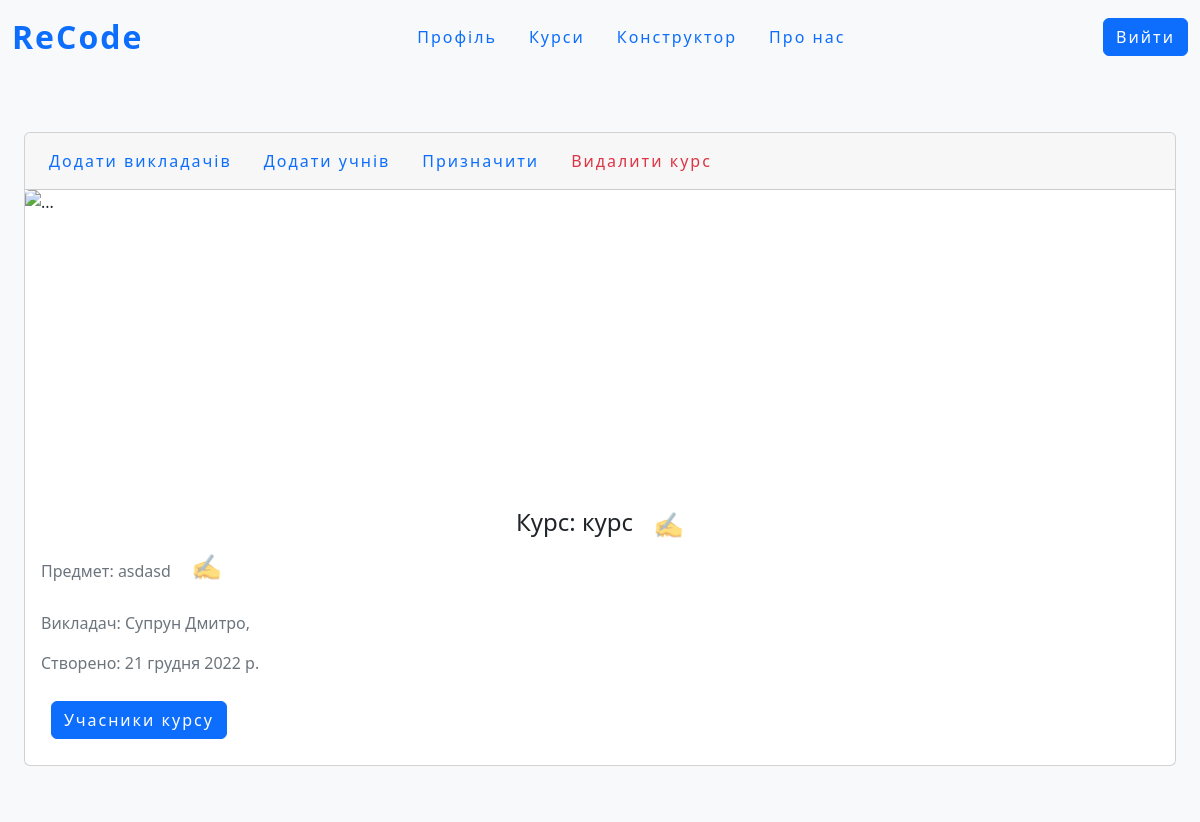
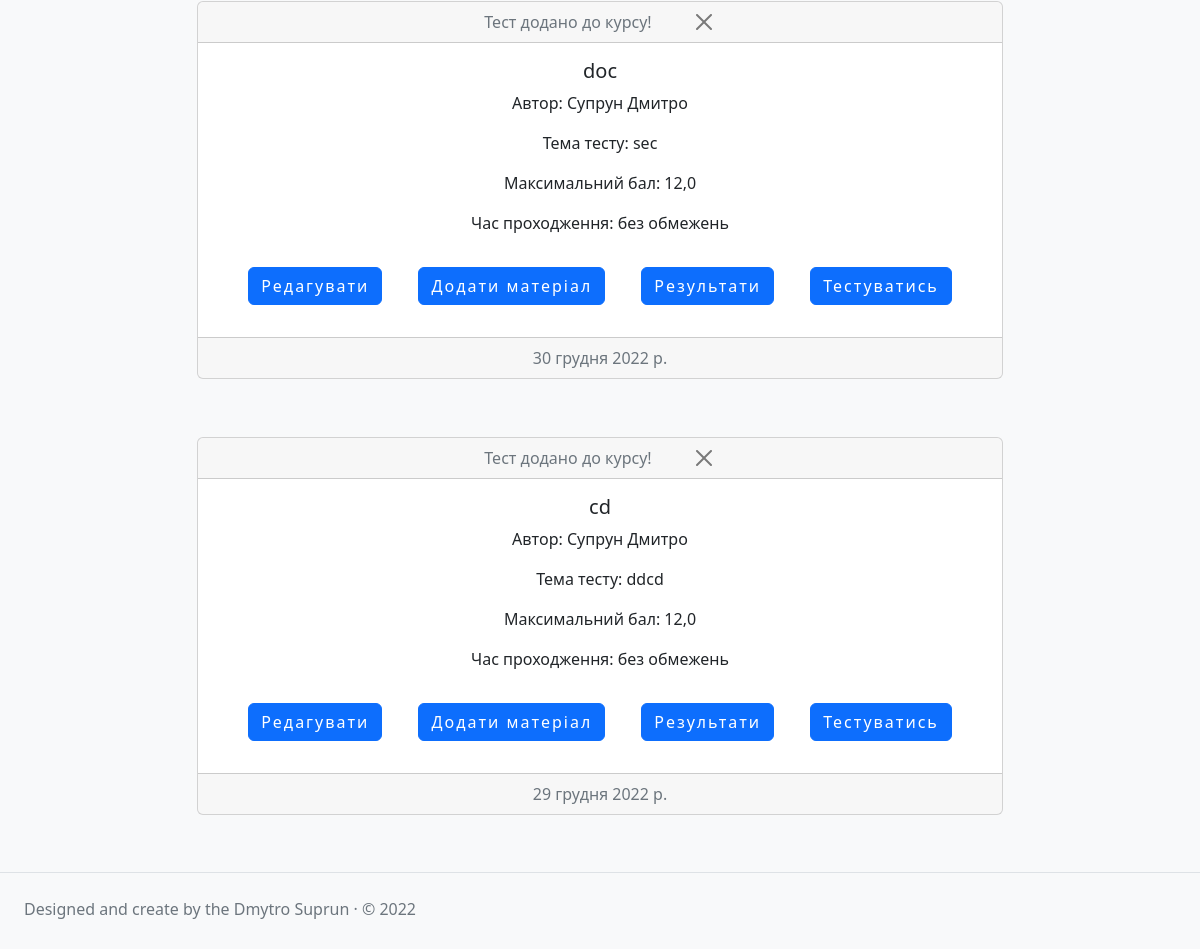
The page /course/detail/kurs/ (signed in) on the database its author committed (2 pictures, top to bottom).
### course/models.py (models this page shows, shortened)
class CourseConfig(models.Model):
    name=models.CharField('Назва курсу', max_length=255)
    course_slug=models.SlugField('URL', db_index=True, unique=True, max_length=255)
    subject=models.CharField('Предмет', max_length=255)
    date_creating=models.DateField(auto_now_add=True)
    class Meta:
        ordering = ['-pk']

class AssignedTest(models.Model):
    course=models.ForeignKey(CourseConfig, on_delete=models.CASCADE)
    test=models.ForeignKey('tests.TestsConfig',on_delete=models.CASCADE)
    assigned_date = models.DateField('Дата призначення', auto_now_add=True)
    class Meta:
        ordering = ['-pk']

### tests/models.py (models this page shows, shortened)
class TestsConfig(models.Model):
    name_test = models.CharField('Назва тесту', max_length=255)
    slug = models.SlugField('URL', max_length=255, unique=True, db_index=True, )
    theme_test = models.CharField('Опис тесту ', max_length=255)
    author_of_test = models.ForeignKey(User,on_delete=models.CASCADE, verbose_name='Автор тесту')
    max_test_result = models.FloatField('Максимальний бал тесту')
    create_func_template = models.BooleanField('Автоматичне створення шаблону функції', default=True)
    date_creating=models.DateField(auto_now_add=True)
    class Meta:
        ordering=['-pk']

### course/views.py (the view)
# urls.py: path('detail/<slug:course_slug>/', show_detail_course, name='detail_course'),
@login_required
def show_detail_course(request, course_slug):
    user_role=get_role(request)
    post=get_object_or_404(CourseConfig, course_slug=course_slug)
    teachers=TeacherInCourse.objects.filter(course=post)
    teachers_result={}
    for teacher in teachers:
        try:
            get_user=User.objects.get(email=teacher.e_mail)
            tmp=f'{get_user.first_name} {get_user.last_name}, '
        except:
            tmp=f'Не автентифікований({teacher.e_mail}),'
        teachers_result[teacher.e_mail] = tmp
    get_students=StudentInCourse.objects.filter(course=post)
    students={} #email-name
    completed_tests={}
    for student in get_students:
        try:
            tmp_user=User.objects.get(email=student.e_mail)
            get=f'{tmp_user.first_name} {tmp_user.last_name} '
            get_this_user_complete_test=UserWhoСompletedTest.objects.filter(user=tmp_user,course__course_slug=course_slug)
        except:
            get=f'Не автентифікований({student.e_mail})'
            get_this_user_complete_test=None
        students[student.e_mail] = get
        completed_tests[student.e_mail] = get_this_user_complete_test
    num_students=len(students.values())
    num_teachers=len(teachers_result)
    ''' get tests and materials'''
    tests=AssignedTest.objects.filter(course=post)
    materials = AssignedMaterial.objects.filter(course=post)
    materials_and_test = {}
    for material in materials:
        materials_and_test[material] = material.test
    ''' get this student test result on course with dates '''
    get_all_results = UserWhoСompletedTest.objects.filter(user=request.user, course__course_slug=course_slug)
    COUNT_RESULT = len(get_all_results)
    marks = []
    dates = []
    for result in get_all_results:
        marks.append(str(result.user_point))
        dates.append(str(result.date_completion)[0:10])
    context={
        'title': f'{post.name}',
        'type': user_role,
        'post':post,
        'teachers':teachers_result.items(),
        'students':students.items(),
        'num_students':num_students,
        'num_teachers':num_teachers,
        'tests':tests,
        'student_completed_tests':completed_tests.items(),
        'this_teacher_assign_test':[i.test for i in AssignedTest.objects.filter(course__course_slug=course_slug, test__author_of_test=request.user)],
        'count_materials':len(materials_and_test),
        'materials':materials_and_test.items(),
        'COUNT_RESULT':COUNT_RESULT,
        'marks': ' '.join(marks),
        'dates': ' '.join(dates)
    }
    return render(request, 'course/course.html', context=context)

### staticPages/views.py (called while the page is built)
def get_role(req):
    if req.user.is_anonymous:
        return 'anonymous'
    elif len(TeacherInCourse.objects.filter(e_mail=req.user.email))==0:
        if len(StudentInCourse.objects.filter(e_mail=req.user.email))==0:
            return 'anonymousStudent'
        return 'student'
    return 'teacher'

### course/templates/course/course.html (shortened to what this page needs)
{% extends "course/course-layout.html" %}
{%load static%}
{%block styles%}
    <link rel="stylesheet" href="{%static 'course/css/course_style.css'%}">
    <link rel="stylesheet" href="//cdn.jsdelivr.net/chartist.js/latest/chartist.min.css">
{%endblock%}
{%block content%}
    <div class="wrapper_course_block">
          <div class="card mb-3">
               {% if type == 'teacher' %}
                    <div class="card-header">
                        <ul class="nav nav-pills card-header-pills">
                          <li class="nav-item">
                            <a class="nav-link nav-element" href="{% url 'add_teachers' post.course_slug %}">Додати викладачів</a>
                          </li>
                          <li class="nav-item">
                            <a class="nav-link nav-element" href="{% url 'add_students' post.course_slug %}">Додати учнів</a>
                          </li>
                          <li class="nav-item">
                            <a class="nav-link nav-element" href="{% url 'assign_test' post.course_slug %}">Призначити</a>
                          </li>
                          <li class="nav-item">
                              <a href="{% url 'delete_course' post.course_slug %}"  onclick=" return deleteCourse()" class="nav-link link-danger nav-element ">Видалити курс</a>
                          </li>
                        </ul>
                    </div>
              {%endif%}
              <img src="https://cdn.pixabay.com/photo/2021/06/24/11/18/background-6360861_1280.png"  class="card-img-top course_img" alt="...">
              <div class="card-body">
                  <div class="header_flex">
                      <div  id="courseName"><h4 class="card-title title_course_card_position" id="courseName__text"  >Курс: {{post.name}}</h4></div>
                      {%if type == 'teacher'%}
                            <div class="pero" onclick="updateCourseName()" id="course__pero" >&#9997;</div>
                      {%endif%}
                  </div>
                <div class="subjects">
                    <div id="subject"><p class="text-muted" >Предмет: {{post.subject}}</p></div>
                     {%if type == 'teacher'%}
                        <div class="pero pero2" onclick="updateCourseSubject()" id="course__pero__subject" >&#9997;</div>
                    {%endif%}
                </div>
                <p class="text-muted">Викладач:
                    {% for teacher_email, teacher_name in teachers %}
                        {{teacher_name}}
                    {%endfor%}
                </p>
                <p class="text-muted">Створено: {{post.date_creating}}</p>
                <div class="btns">
                    <a class="btn btn-primary users__button" data-bs-toggle="collapse" href="#collapseExample" role="button" aria-expanded="false" aria-controls="collapseExample">
                        Учасники курсу
                    </a>
                </div>
              </div>
            </div>
            {%for assign_test in tests%}
                <div class="card_with_test">
                    <div class="card text-center card_with_test__item ">
                        <div class="card-header header_flex">
                            <span class=" text-muted">
                                Тест додано до курсу!
                            </span>
                             {% if type == 'teacher' %}
                                 <a href="{% url 'delete_assign_test'  post.course_slug  assign_test.test.slug %}" onclick="return deleteAssignTest()" class=" btn-close close_style2"></a>
                            {%endif%}
                        </div>
                    <div class="card-body">
                        <h5 class="card-title">{{assign_test.test.name_test}} </h5>
                        <p class="card-text">Автор: {{assign_test.test.author_of_test.first_name}} {{assign_test.test.author_of_test.last_name}}</p>
                        <p class="card-text">Тема тесту: {{assign_test.test.theme_test}}</p>
                        <p class="card-text">Максимальний бал: {{assign_test.test.max_test_result}}</p>
                        {%if assign_test.test.time_on_test == None %}
                            <p class="card-text">Час проходження: без обмежень</p>
                        {%else%}
                            <p class="card-text">Час проходження: {{assign_test.test.time_on_test}}хв</p>
                        {%endif%}
                        {% if type == 'teacher' %}
                            {% if assign_test.test in this_teacher_assign_test %}
                                <a href="{% url 'create_task'  assign_test.test.slug %}" class="btn btn-primary users__button m-3 ">Редагувати</a>
                                <a href="{% url 'all_material_for_assign' assign_test.test.slug post.course_slug %}" class="btn btn-primary users__button m-3 ">Додати матеріал</a>
                            {% endif %}
                            <a href="{% url 'read_result' assign_test.test.slug post.course_slug %}" class="btn btn-primary users__button m-3 ">Результати</a>
                        {%endif%}
                        <a href="{% url 'starttest' post.course_slug assign_test.test.slug %}" class="btn btn-primary users__button m-3">Тестуватись</a>
                    </div>
              <div class="card-footer text-muted">
                {{assign_test.assigned_date}}
              </div>
                </div>
            </div>
        {%endfor%}
    </div>
{%endblock%}

### course/static/course/css/course_style.css (style rules this page uses)
.wrapper_course_block { margin-top:5%; }
.course_img { height:300px; }
.title_course_card_position { text-align:center; }
.users__button { letter-spacing: 2px; }
.users__button:not(hover) { background-color:#0d6efd; transition:all 1.1s ease 1ms }
.card_with_test { position:relative; margin-top:5%; margin-bottom:5%; width:70%; left:15%; }
.btns { display: flex; flex-direction: row; justify-content: space-between; align-items: center; flex-wrap:wrap; }
.btns * { margin:10px; }
.close_style2 { margin-left:40px;display:block; }
.header_flex { display: flex; flex-direction: row; justify-content: center; align-items: center; flex-wrap:wrap; }
.nav-element, .login-button, .big-logo { letter-spacing: 2px; }
.nav-element:not(hover) { color:#0d6efd; transition:all 1.1s ease 1ms }
.pero,.pero2 { font-size:25px; margin-left:20px; text-decoration: none; opacity:0.6; transition:0.8s; margin-bottom: 5px; }
.pero2 { margin-bottom: 25px; }
.subjects { display: flex; flex-direction: row; justify-content:flex-start; align-items: center; flex-wrap:wrap; }

### staticPages/static/staticPages/css/header/header.css (style rules this page uses)
.nav-element, .login-button, .big-logo { letter-spacing: 2px; }
.nav-element:not(hover) { color:#0d6efd; transition:all 1.1s ease 1ms }

### rows shown on the page
CourseConfig: name "курс", subject "asdasd", date_creating "21 грудня 2022 р."
AssignedTest: test.name_test "doc", test.author_of_test.first_name "Супрун", test.author_of_test.last_name "Дмитро", test.theme_test "sec", test.max_test_result "12,0", shows "Час проходження: без обмежень", shows "Редагувати", assigned_date "30 грудня 2022 р."
AssignedTest: test.name_test "cd", test.author_of_test.first_name "Супрун", test.author_of_test.last_name "Дмитро", test.theme_test "ddcd", test.max_test_result "12,0", shows "Час проходження: без обмежень", shows "Редагувати", assigned_date "29 грудня 2022 р."

### other values the page prints
{{ teacher_name }} "Супрун Дмитро,"
